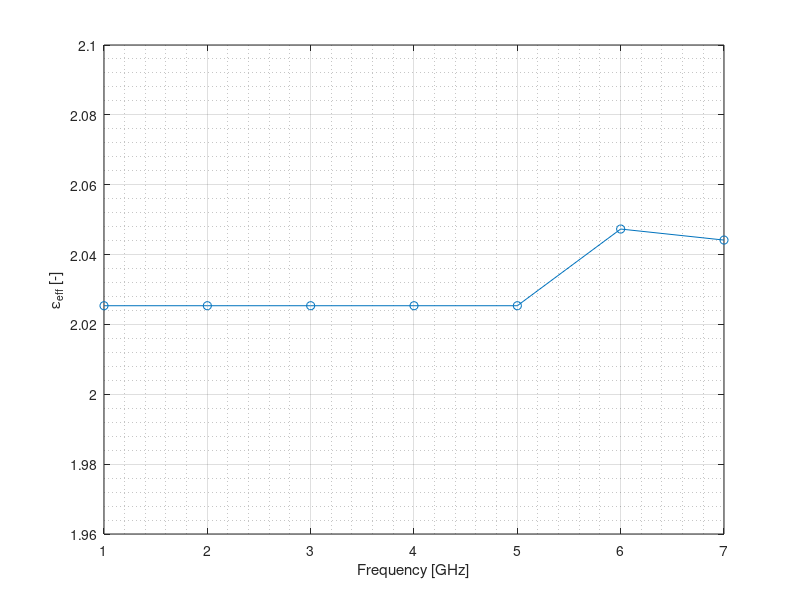
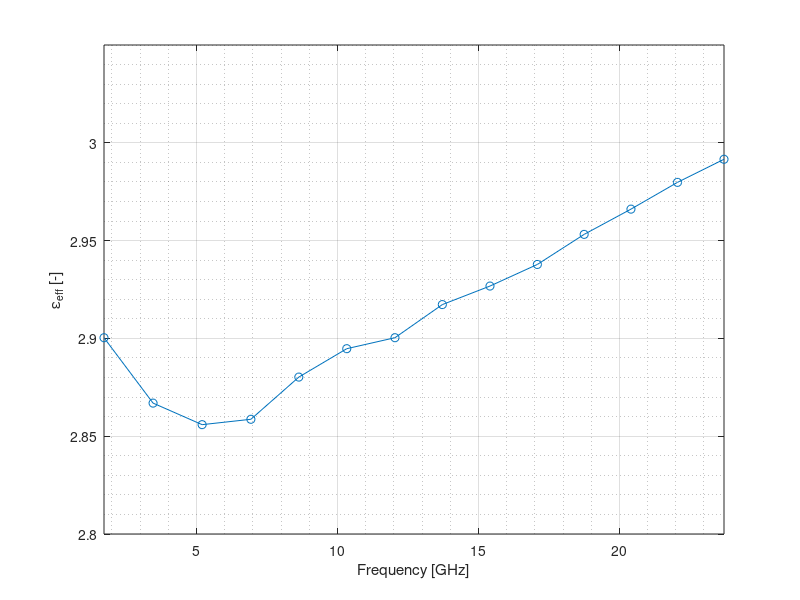

The MATLAB script that drew these images, in order:
close all; clear; clc
c = 3e8;

%% Primkovy rezonator
L = 34e-3;
f = [3.1e9 6.2e9 9.3e9 12.4e9 15.5e9 18.5e9 21.6e9];
lambda = [2*L/1 2*L/2 2*L/3 L/2 2*L/5 L/3 2*L/7];
epsilon_eff = (c./(f.*lambda)).^2;
figure(1)
plot(epsilon_eff,'-o')
axis tight
grid on
grid minor
ylim([1.96 2.1])
xlabel('Frequency [GHz]')
ylabel('\epsilon_{eff} [-]')

%% Prstencovy rezonator
R = 34e-3/2;
w = 0.7e-3;
C = 2*pi*(R-w);
f = [1.72e9 3.46e9 5.2e9 6.93e9 8.63e9 10.33e9 12.04e9 13.72e9 15.41e9 17.09e9 18.75e9 20.41e9 22.06e9 23.71e9];
lambda = [C C/2 C/3 C/4 C/5 C/6 C/7 C/8 C/9 C/10 C/11 C/12 C/13 C/14];
epsilon_eff = (c./(f.*lambda)).^2;
figure(2)
plot(f*1e-9,epsilon_eff,'-o')
axis tight
grid on
grid minor
ylim([2.8 3.05])
xlabel('Frequency [GHz]')
ylabel('\epsilon_{eff} [-]')
